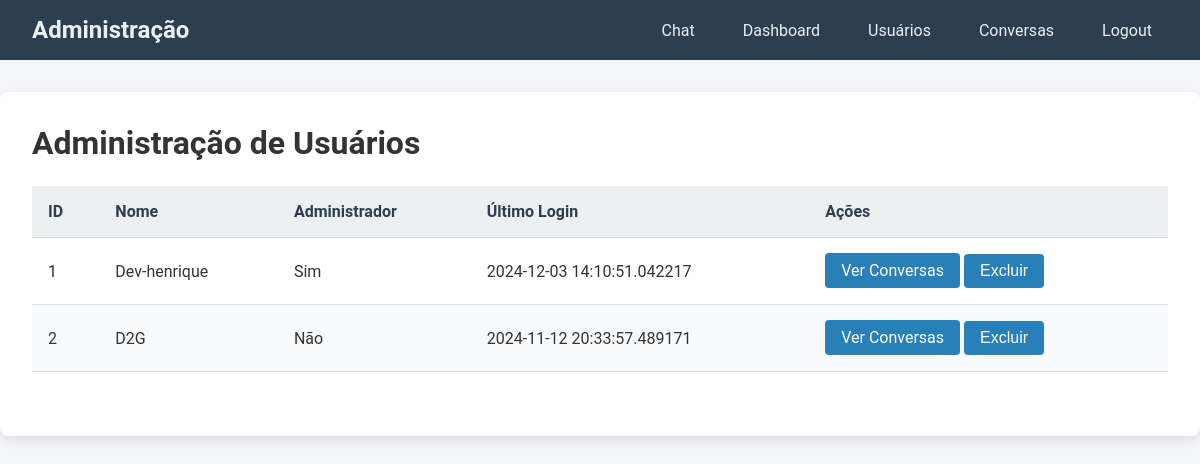
Screenshot of /admin/usuarios (signed in) with the database file from the repository.
### api/database.py (models this page shows)
class Usuario(db.Model):
    __tablename__ = 'usuarios'
    id = db.Column(db.Integer, primary_key=True)
    nome = db.Column(db.String(50), unique=True, nullable=False)
    senha = db.Column(db.String(255), nullable=False)
    data_ultimo_login = db.Column(db.DateTime, nullable=True)
    is_admin = db.Column(db.Boolean, default=False)
    conversas = db.relationship('Conversa', backref='usuario', lazy=True)

### api/admin_routes.py (the view, shortened to what this page needs)
@admin_routes_bp.route('/usuarios', methods=['GET', 'POST'])
def listar_usuarios():
    if not session.get('is_admin'):
        return redirect(url_for('login'))
    usuarios = Usuario.query.all()
    return render_template('admin/usuarios.html', usuarios=usuarios)

### templates/admin/usuarios.html (shortened to what this page needs)
<!DOCTYPE html>
<html lang="pt-br">
<head>
    <link rel="stylesheet" href="{{ url_for('static', filename='admin_styles.css') }}">
</head>
<body>
    <header>
        <h1>Administração</h1>
        <nav>
            <ul>
                <li><a href="{{ url_for('index') }}">Chat</a></li>
                <li><a href="{{ url_for('admin_routes.dashboard') }}">Dashboard</a></li>
                <li><a href="{{ url_for('admin_routes.listar_usuarios') }}">Usuários</a></li>
                <li><a href="{{ url_for('admin_routes.listar_conversas') }}">Conversas</a></li>
                <li><a href="{{ url_for('logout') }}">Logout</a></li>
            </ul>
        </nav>
    </header>
    <main>
        <h2>Administração de Usuários</h2>
        <table>
            <thead>
                <tr>
                    <th>ID</th>
                    <th>Nome</th>
                    <th>Administrador</th>
                    <th>Último Login</th>
                    <th>Ações</th>
                </tr>
            </thead>
            <tbody>
                {% for usuario in usuarios %}
                <tr>
                    <td>{{ usuario.id }}</td>
                    <td>{{ usuario.nome }}</td>
                    <td>{{ 'Sim' if usuario.is_admin else 'Não' }}</td>
                    <td>{{ usuario.data_ultimo_login or 'Nunca' }}</td>
                    <td>
                        <a href="{{ url_for('admin_routes.listar_conversas', usuario_id=usuario.id) }}" class="button">Ver Conversas</a>
                        <form action="{{ url_for('admin_routes.excluir_usuario', usuario_id=usuario.id) }}" method="post" style="display:inline;">
                            <button type="submit">Excluir</button>
                        </form>
                    </td>
                </tr>
                {% endfor %}
            </tbody>
        </table>
    </main>
</body>
</html>

### static/admin_styles.css (style rules this page uses)
* { margin: 0; padding: 0; box-sizing: border-box; }
body { font-family: 'Roboto', sans-serif; background-color: #f4f6f9; color: #333; }
header { background-color: #2c3e50; color: #ecf0f1; padding: 1rem 2rem; display: flex; align-items: center; justify-content: space-between; }
header h1 { font-size: 1.5rem; }
header nav ul { display: flex; list-style: none; gap: 1rem; }
header nav ul li { margin: 0; }
header nav ul li a { color: #ecf0f1; text-decoration: none; font-size: 1rem; padding: 0.5rem 1rem; border-radius: 4px; transition: background-color 0.3s; }
main { max-width: 1200px; margin: 2rem auto; padding: 2rem; background-color: #ffffff; border-radius: 8px; box-shadow: 0 4px 12px rgba(0, 0, 0, 0.1); }
main h2 { font-size: 2rem; margin-bottom: 1.5rem; }
table { width: 100%; border-collapse: collapse; margin-bottom: 2rem; background-color: #fff; }
table thead { background-color: #ecf0f1; }
table th, table td { padding: 1rem; text-align: left; border-bottom: 1px solid #ddd; }
table th { color: #2c3e50; font-weight: 600; }
table tbody tr:nth-child(even) { background-color: #f9fafc; }
button, a.button, input[type="submit"] { background-color: #2980b9; color: #fff; padding: 0.5rem 1rem; border: none; border-radius: 4px; cursor: pointer; text-decoration: none; font-size: 1rem; transition: background-color 0.3s; }
form { display: inline; }
a { color: #2980b9; }
ul, ol { margin-left: 20px; }

### rows the page displays
Usuario: id "1", nome "Dev-henrique", is_admin "Sim", data_ultimo_login "2024-12-03 14:10:51.042217"
Usuario: id "2", nome "D2G", is_admin "Não", data_ultimo_login "2024-11-12 20:33:57.489171"
